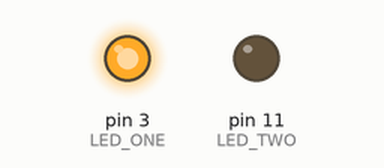
A sketch run on a simulated Arduino Uno, built with avr-gcc and run on an emulated ATmega328P. Parts: output pins drawn as LEDs (lit = HIGH).

Above: at 0.2 s.
At 2.2 s:
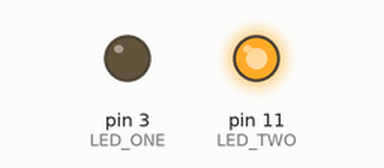
At 4.2 s:
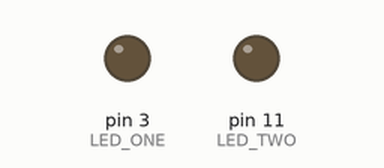
Timing chart, 0 to 6.9 s (numbered marks = the images above):
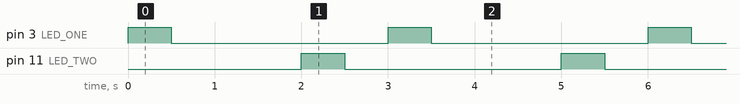

Measured:
- by itself, pin 3 (LED_ONE), pin 11 (LED_TWO): alternates HIGH for 0.50 s and LOW for 2.5 s
- by itself, everything shown: repeats every 3.0 s, in 4 steps

The sketch:

Tab_Example.ino
```cpp
#include "led.h"
void setup() {
  // put your setup code here, to run once:
  pinMode(LED_ONE, OUTPUT);
  pinMode(LED_TWO, OUTPUT);
}

void loop() {
  // put your main code here, to run repeatedly:
  blink_led(LED_ONE);
  delay(1000);
  blink_led(LED_TWO);
}
```

led.h
```cpp
#ifndef LED_H
#define LED_H

#define LED_ONE 3
#define LED_TWO 11

#endif
```

led.ino
```cpp
void blink_led(int led) {
  digitalWrite(led, HIGH);
  delay(500);
  digitalWrite(led, LOW);
  delay(500);
}
```
